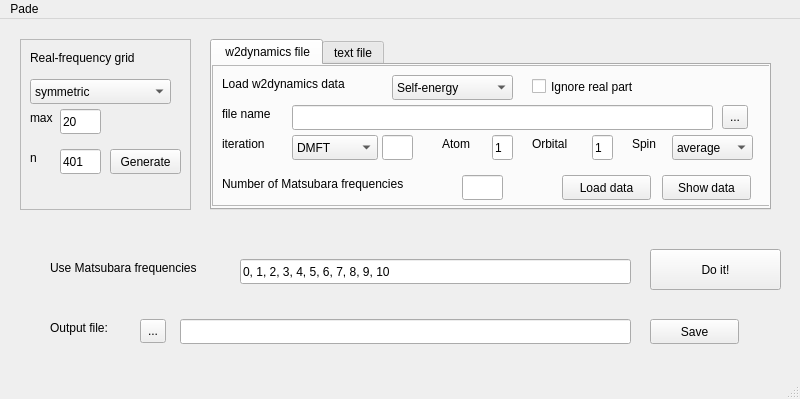
<?xml version="1.0" encoding="UTF-8"?>
<ui version="4.0">
 <class>MainWindow</class>
 <widget class="QMainWindow" name="MainWindow">
  <property name="geometry">
   <rect>
    <x>0</x>
    <y>0</y>
    <width>800</width>
    <height>399</height>
   </rect>
  </property>
  <property name="windowTitle">
   <string>MainWindow</string>
  </property>
  <widget class="QWidget" name="centralwidget">
   <widget class="QFrame" name="real_freq_frame">
    <property name="geometry">
     <rect>
      <x>20</x>
      <y>20</y>
      <width>171</width>
      <height>171</height>
     </rect>
    </property>
    <property name="toolTip">
     <string>configure real-frequency grid</string>
    </property>
    <property name="whatsThis">
     <string>real-frequency grid</string>
    </property>
    <property name="frameShape">
     <enum>QFrame::StyledPanel</enum>
    </property>
    <property name="frameShadow">
     <enum>QFrame::Raised</enum>
    </property>
    <widget class="QLabel" name="label">
     <property name="geometry">
      <rect>
       <x>10</x>
       <y>10</y>
       <width>141</width>
       <height>17</height>
      </rect>
     </property>
     <property name="text">
      <string>Real-frequency grid</string>
     </property>
    </widget>
    <widget class="QLabel" name="label_3">
     <property name="geometry">
      <rect>
       <x>10</x>
       <y>70</y>
       <width>31</width>
       <height>17</height>
      </rect>
     </property>
     <property name="text">
      <string>max</string>
     </property>
    </widget>
    <widget class="QLabel" name="label_4">
     <property name="geometry">
      <rect>
       <x>10</x>
       <y>110</y>
       <width>21</width>
       <height>17</height>
      </rect>
     </property>
     <property name="text">
      <string>n</string>
     </property>
    </widget>
    <widget class="QComboBox" name="grid_type_combo">
     <property name="geometry">
      <rect>
       <x>10</x>
       <y>40</y>
       <width>141</width>
       <height>25</height>
      </rect>
     </property>
     <property name="toolTip">
      <string>equispaced or centered grid (denser around Fermi energy)</string>
     </property>
     <item>
      <property name="text">
       <string>symmetric</string>
      </property>
     </item>
     <item>
      <property name="text">
       <string>only positive</string>
      </property>
     </item>
    </widget>
    <widget class="QLineEdit" name="max_real_freq">
     <property name="geometry">
      <rect>
       <x>40</x>
       <y>70</y>
       <width>41</width>
       <height>25</height>
      </rect>
     </property>
     <property name="toolTip">
      <string>upper border of real-frequency grid. (lower border is set symmetrically)</string>
     </property>
     <property name="text">
      <string>20</string>
     </property>
    </widget>
    <widget class="QLineEdit" name="num_real_freq">
     <property name="geometry">
      <rect>
       <x>40</x>
       <y>110</y>
       <width>41</width>
       <height>25</height>
      </rect>
     </property>
     <property name="toolTip">
      <string>number frequencies on real axis; should be an odd number</string>
     </property>
     <property name="text">
      <string>401</string>
     </property>
    </widget>
    <widget class="QPushButton" name="gen_real_grid_button">
     <property name="geometry">
      <rect>
       <x>90</x>
       <y>110</y>
       <width>71</width>
       <height>25</height>
      </rect>
     </property>
     <property name="text">
      <string>Generate</string>
     </property>
    </widget>
   </widget>
   <widget class="QTabWidget" name="input_data_tabs">
    <property name="geometry">
     <rect>
      <x>210</x>
      <y>20</y>
      <width>561</width>
      <height>171</height>
     </rect>
    </property>
    <property name="currentIndex">
     <number>0</number>
    </property>
    <widget class="QWidget" name="w2dyn_tab">
     <attribute name="title">
      <string> w2dynamics file</string>
     </attribute>
     <widget class="QFrame" name="input_data_frame">
      <property name="geometry">
       <rect>
        <x>0</x>
        <y>0</y>
        <width>561</width>
        <height>141</height>
       </rect>
      </property>
      <property name="frameShape">
       <enum>QFrame::StyledPanel</enum>
      </property>
      <property name="frameShadow">
       <enum>QFrame::Raised</enum>
      </property>
      <widget class="QLabel" name="label_2">
       <property name="geometry">
        <rect>
         <x>10</x>
         <y>10</y>
         <width>161</width>
         <height>17</height>
        </rect>
       </property>
       <property name="text">
        <string>Load w2dynamics data</string>
       </property>
      </widget>
      <widget class="QComboBox" name="inp_data_type">
       <property name="geometry">
        <rect>
         <x>180</x>
         <y>10</y>
         <width>121</width>
         <height>25</height>
        </rect>
       </property>
       <item>
        <property name="text">
         <string>Self-energy</string>
        </property>
       </item>
       <item>
        <property name="text">
         <string>Green's function</string>
        </property>
       </item>
      </widget>
      <widget class="QLabel" name="label_5">
       <property name="geometry">
        <rect>
         <x>10</x>
         <y>40</y>
         <width>67</width>
         <height>17</height>
        </rect>
       </property>
       <property name="text">
        <string>file name</string>
       </property>
      </widget>
      <widget class="QLineEdit" name="inp_file_name">
       <property name="geometry">
        <rect>
         <x>80</x>
         <y>40</y>
         <width>421</width>
         <height>25</height>
        </rect>
       </property>
       <property name="toolTip">
        <string>file path and name of a w2dynamics output file</string>
       </property>
      </widget>
      <widget class="QLabel" name="label_6">
       <property name="geometry">
        <rect>
         <x>10</x>
         <y>70</y>
         <width>67</width>
         <height>17</height>
        </rect>
       </property>
       <property name="text">
        <string>iteration</string>
       </property>
      </widget>
      <widget class="QComboBox" name="iteration_type_combo">
       <property name="geometry">
        <rect>
         <x>80</x>
         <y>70</y>
         <width>86</width>
         <height>25</height>
        </rect>
       </property>
       <item>
        <property name="text">
         <string>DMFT</string>
        </property>
       </item>
       <item>
        <property name="text">
         <string>STAT</string>
        </property>
       </item>
       <item>
        <property name="text">
         <string>WORM</string>
        </property>
       </item>
      </widget>
      <widget class="QLineEdit" name="iteration_number">
       <property name="geometry">
        <rect>
         <x>170</x>
         <y>70</y>
         <width>31</width>
         <height>25</height>
        </rect>
       </property>
       <property name="toolTip">
        <string>integer; leave empty for last iteration</string>
       </property>
      </widget>
      <widget class="QLabel" name="label_7">
       <property name="geometry">
        <rect>
         <x>230</x>
         <y>70</y>
         <width>41</width>
         <height>17</height>
        </rect>
       </property>
       <property name="text">
        <string>Atom</string>
       </property>
      </widget>
      <widget class="QLineEdit" name="atom_number">
       <property name="geometry">
        <rect>
         <x>280</x>
         <y>70</y>
         <width>21</width>
         <height>25</height>
        </rect>
       </property>
       <property name="toolTip">
        <string>choose inequivalent atom (one-based integer)</string>
       </property>
       <property name="text">
        <string>1</string>
       </property>
      </widget>
      <widget class="QLabel" name="label_8">
       <property name="geometry">
        <rect>
         <x>320</x>
         <y>70</y>
         <width>51</width>
         <height>17</height>
        </rect>
       </property>
       <property name="text">
        <string>Orbital</string>
       </property>
      </widget>
      <widget class="QLineEdit" name="orbital_number">
       <property name="geometry">
        <rect>
         <x>380</x>
         <y>70</y>
         <width>21</width>
         <height>25</height>
        </rect>
       </property>
       <property name="toolTip">
        <string>choose orbital (one-based integer)</string>
       </property>
       <property name="text">
        <string>1</string>
       </property>
      </widget>
      <widget class="QLabel" name="label_9">
       <property name="geometry">
        <rect>
         <x>420</x>
         <y>70</y>
         <width>31</width>
         <height>17</height>
        </rect>
       </property>
       <property name="text">
        <string>Spin</string>
       </property>
      </widget>
      <widget class="QComboBox" name="spin_type_combo">
       <property name="geometry">
        <rect>
         <x>460</x>
         <y>70</y>
         <width>81</width>
         <height>25</height>
        </rect>
       </property>
       <property name="toolTip">
        <string>choose spin up/down; average for paramagnetic system</string>
       </property>
       <item>
        <property name="text">
         <string>average</string>
        </property>
       </item>
       <item>
        <property name="text">
         <string>up</string>
        </property>
       </item>
       <item>
        <property name="text">
         <string>down</string>
        </property>
       </item>
      </widget>
      <widget class="QPushButton" name="load_data_button">
       <property name="geometry">
        <rect>
         <x>350</x>
         <y>110</y>
         <width>89</width>
         <height>25</height>
        </rect>
       </property>
       <property name="text">
        <string>Load data</string>
       </property>
      </widget>
      <widget class="QLabel" name="label_10">
       <property name="geometry">
        <rect>
         <x>10</x>
         <y>110</y>
         <width>241</width>
         <height>17</height>
        </rect>
       </property>
       <property name="text">
        <string>Number of Matsubara frequencies</string>
       </property>
      </widget>
      <widget class="QLineEdit" name="num_mats_freq">
       <property name="geometry">
        <rect>
         <x>250</x>
         <y>110</y>
         <width>41</width>
         <height>25</height>
        </rect>
       </property>
       <property name="toolTip">
        <string>How many Matsubara frequencies do you want to use for the continuation?</string>
       </property>
      </widget>
      <widget class="QPushButton" name="show_data_button">
       <property name="geometry">
        <rect>
         <x>450</x>
         <y>110</y>
         <width>89</width>
         <height>25</height>
        </rect>
       </property>
       <property name="toolTip">
        <string>click this if you want to plot the data after loading</string>
       </property>
       <property name="text">
        <string>Show data</string>
       </property>
      </widget>
      <widget class="QToolButton" name="select_file_button">
       <property name="geometry">
        <rect>
         <x>510</x>
         <y>40</y>
         <width>26</width>
         <height>24</height>
        </rect>
       </property>
       <property name="toolTip">
        <string>choose an input file</string>
       </property>
       <property name="text">
        <string>...</string>
       </property>
      </widget>
      <widget class="QCheckBox" name="ignore_checkbox">
       <property name="geometry">
        <rect>
         <x>320</x>
         <y>10</y>
         <width>131</width>
         <height>23</height>
        </rect>
       </property>
       <property name="text">
        <string>Ignore real part</string>
       </property>
      </widget>
     </widget>
    </widget>
    <widget class="QWidget" name="text_tab">
     <attribute name="title">
      <string>text file</string>
     </attribute>
     <widget class="QComboBox" name="inp_data_type_text">
      <property name="geometry">
       <rect>
        <x>50</x>
        <y>10</y>
        <width>121</width>
        <height>25</height>
       </rect>
      </property>
      <item>
       <property name="text">
        <string>Self-energy</string>
       </property>
      </item>
      <item>
       <property name="text">
        <string>Green's function</string>
       </property>
      </item>
      <item>
       <property name="text">
        <string>Susceptibility</string>
       </property>
      </item>
     </widget>
     <widget class="QLabel" name="label_14">
      <property name="geometry">
       <rect>
        <x>10</x>
        <y>10</y>
        <width>41</width>
        <height>17</height>
       </rect>
      </property>
      <property name="text">
       <string>Load</string>
      </property>
     </widget>
     <widget class="QLabel" name="label_15">
      <property name="geometry">
       <rect>
        <x>180</x>
        <y>10</y>
        <width>91</width>
        <height>17</height>
       </rect>
      </property>
      <property name="text">
       <string>from text file</string>
      </property>
     </widget>
     <widget class="QLabel" name="label_16">
      <property name="geometry">
       <rect>
        <x>10</x>
        <y>40</y>
        <width>67</width>
        <height>17</height>
       </rect>
      </property>
      <property name="text">
       <string>file name</string>
      </property>
     </widget>
     <widget class="QLineEdit" name="inp_file_name_2">
      <property name="geometry">
       <rect>
        <x>80</x>
        <y>40</y>
        <width>421</width>
        <height>25</height>
       </rect>
      </property>
      <property name="toolTip">
       <string>file path and name of a w2dynamics output file</string>
      </property>
     </widget>
     <widget class="QToolButton" name="select_file_button_2">
      <property name="geometry">
       <rect>
        <x>510</x>
        <y>40</y>
        <width>26</width>
        <height>24</height>
       </rect>
      </property>
      <property name="toolTip">
       <string>choose an input file</string>
      </property>
      <property name="text">
       <string>...</string>
      </property>
     </widget>
     <widget class="QPushButton" name="load_data_button_2">
      <property name="geometry">
       <rect>
        <x>350</x>
        <y>110</y>
        <width>89</width>
        <height>25</height>
       </rect>
      </property>
      <property name="text">
       <string>Load data</string>
      </property>
     </widget>
     <widget class="QPushButton" name="show_data_button_2">
      <property name="geometry">
       <rect>
        <x>450</x>
        <y>110</y>
        <width>89</width>
        <height>25</height>
       </rect>
      </property>
      <property name="toolTip">
       <string>click this if you want to plot the data after loading</string>
      </property>
      <property name="text">
       <string>Show data</string>
      </property>
     </widget>
     <widget class="QLabel" name="label_17">
      <property name="geometry">
       <rect>
        <x>10</x>
        <y>80</y>
        <width>31</width>
        <height>17</height>
       </rect>
      </property>
      <property name="text">
       <string>Skip</string>
      </property>
     </widget>
     <widget class="QLineEdit" name="n_skip">
      <property name="geometry">
       <rect>
        <x>50</x>
        <y>80</y>
        <width>31</width>
        <height>25</height>
       </rect>
      </property>
     </widget>
     <widget class="QLabel" name="label_18">
      <property name="geometry">
       <rect>
        <x>90</x>
        <y>80</y>
        <width>151</width>
        <height>17</height>
       </rect>
      </property>
      <property name="text">
       <string>lines at the beginning</string>
      </property>
     </widget>
     <widget class="QLabel" name="label_19">
      <property name="geometry">
       <rect>
        <x>10</x>
        <y>110</y>
        <width>31</width>
        <height>17</height>
       </rect>
      </property>
      <property name="text">
       <string>Use</string>
      </property>
     </widget>
     <widget class="QLineEdit" name="num_mats_freq_text">
      <property name="geometry">
       <rect>
        <x>50</x>
        <y>110</y>
        <width>31</width>
        <height>25</height>
       </rect>
      </property>
     </widget>
     <widget class="QLabel" name="label_20">
      <property name="geometry">
       <rect>
        <x>90</x>
        <y>110</y>
        <width>161</width>
        <height>17</height>
       </rect>
      </property>
      <property name="text">
       <string>Matsubara frequencies</string>
      </property>
     </widget>
    </widget>
   </widget>
   <widget class="QPushButton" name="doit_button">
    <property name="geometry">
     <rect>
      <x>650</x>
      <y>230</y>
      <width>131</width>
      <height>41</height>
     </rect>
    </property>
    <property name="toolTip">
     <string>perform the analytical continuation</string>
    </property>
    <property name="text">
     <string>Do it!</string>
    </property>
   </widget>
   <widget class="QLabel" name="label_12">
    <property name="geometry">
     <rect>
      <x>50</x>
      <y>300</y>
      <width>91</width>
      <height>17</height>
     </rect>
    </property>
    <property name="text">
     <string>Output file:</string>
    </property>
   </widget>
   <widget class="QToolButton" name="output_directory_button">
    <property name="geometry">
     <rect>
      <x>140</x>
      <y>300</y>
      <width>26</width>
      <height>24</height>
     </rect>
    </property>
    <property name="toolTip">
     <string>Choose a directory, where you want to save the output</string>
    </property>
    <property name="text">
     <string>...</string>
    </property>
   </widget>
   <widget class="QPushButton" name="save_button">
    <property name="geometry">
     <rect>
      <x>650</x>
      <y>300</y>
      <width>89</width>
      <height>25</height>
     </rect>
    </property>
    <property name="toolTip">
     <string>click this button to save the output</string>
    </property>
    <property name="text">
     <string>Save</string>
    </property>
   </widget>
   <widget class="QLineEdit" name="out_file_name">
    <property name="geometry">
     <rect>
      <x>180</x>
      <y>300</y>
      <width>451</width>
      <height>25</height>
     </rect>
    </property>
    <property name="toolTip">
     <string>type full output name here (including path)</string>
    </property>
   </widget>
   <widget class="QLineEdit" name="mats_ind_inp">
    <property name="geometry">
     <rect>
      <x>240</x>
      <y>240</y>
      <width>391</width>
      <height>25</height>
     </rect>
    </property>
    <property name="toolTip">
     <string>which Matsubara indices to use (start from 0). There must be AT LEAST TWO numbers</string>
    </property>
    <property name="text">
     <string>0, 1, 2, 3, 4, 5, 6, 7, 8, 9, 10</string>
    </property>
   </widget>
   <widget class="QLabel" name="label_11">
    <property name="geometry">
     <rect>
      <x>50</x>
      <y>240</y>
      <width>191</width>
      <height>17</height>
     </rect>
    </property>
    <property name="text">
     <string>Use Matsubara frequencies</string>
    </property>
   </widget>
   <zorder>real_freq_frame</zorder>
   <zorder>doit_button</zorder>
   <zorder>label_12</zorder>
   <zorder>output_directory_button</zorder>
   <zorder>save_button</zorder>
   <zorder>out_file_name</zorder>
   <zorder>mats_ind_inp</zorder>
   <zorder>label_11</zorder>
   <zorder>input_data_tabs</zorder>
  </widget>
  <widget class="QMenuBar" name="menubar">
   <property name="geometry">
    <rect>
     <x>0</x>
     <y>0</y>
     <width>800</width>
     <height>22</height>
    </rect>
   </property>
   <widget class="QMenu" name="menuPade">
    <property name="title">
     <string>Pade</string>
    </property>
   </widget>
   <addaction name="menuPade"/>
  </widget>
  <widget class="QStatusBar" name="statusbar"/>
 </widget>
 <resources/>
 <connections/>
</ui>
